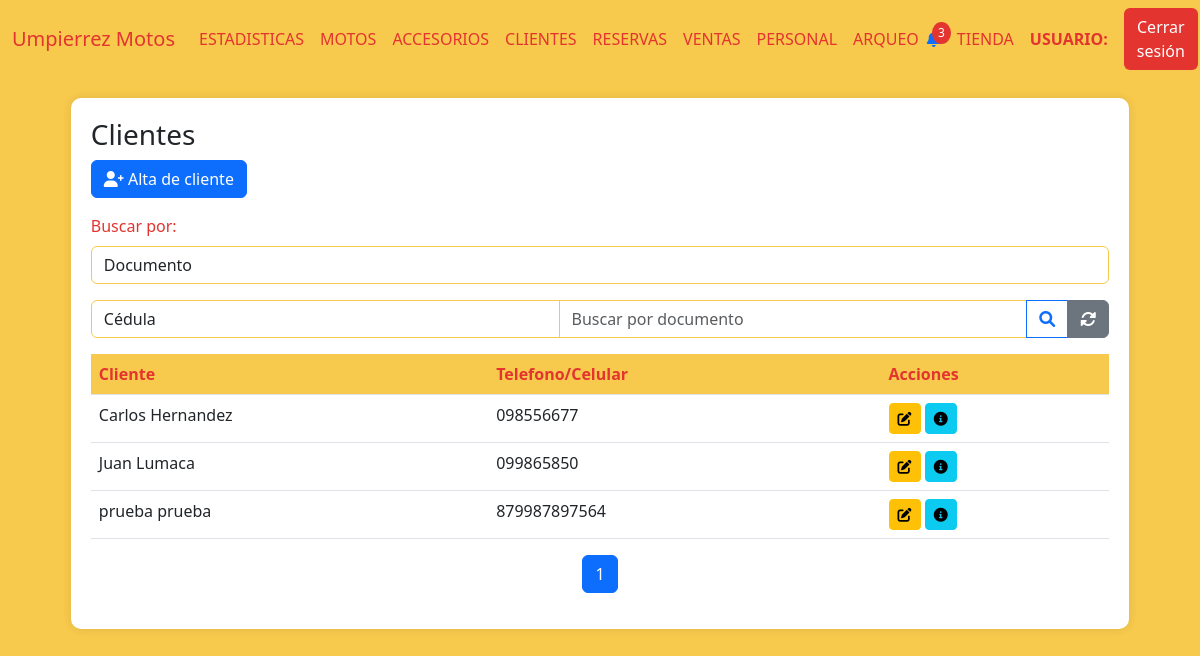
Before: /clientes (signed in) with the older database file.
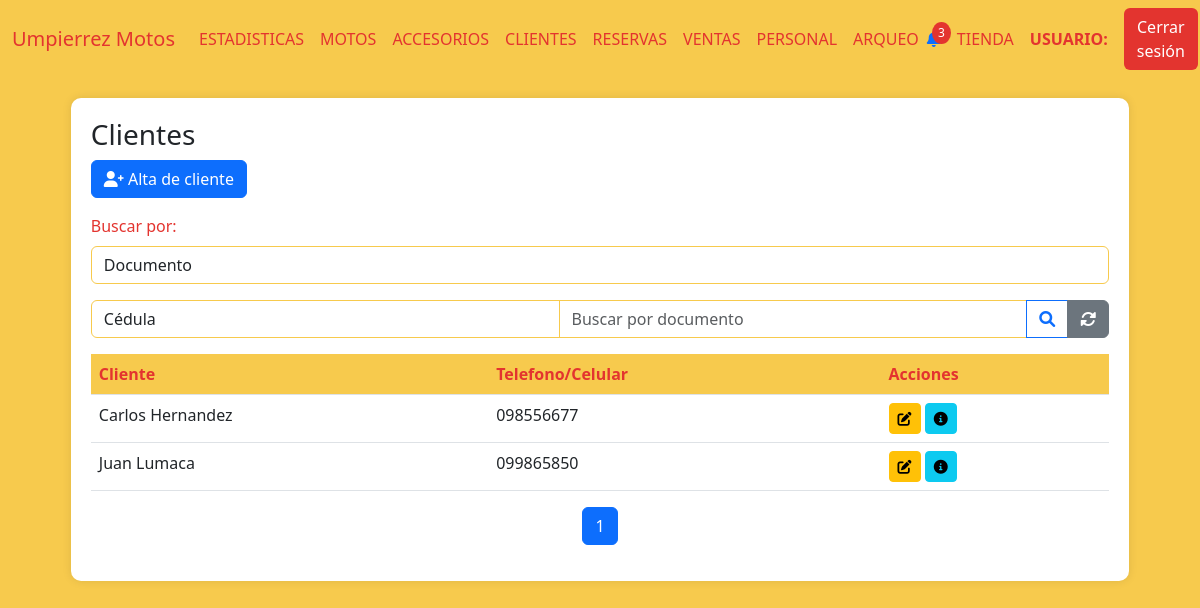
After: the same page with the newer database file.
### AppUM/models.py (models this page shows)
class Cliente(models.Model):
    documento = models.CharField(max_length=20, unique=True)
    nombre = models.CharField(max_length=20)
    apellido  = models.CharField(max_length=20)
    fecha_nacimiento = models.DateField()
    ciudad = models.CharField(max_length=40)
    calle = models.CharField(max_length=40)
    numero = models.IntegerField()
    num_apartamento = models.IntegerField()

### AppUM/decorators.py (the view)
    def _wrapped_view(request, *args, **kwargs):
        user = request.user
        if user.is_authenticated:
            usuario_consulta = Personal.objects.filter(usuario=user.username).first()
            if usuario_consulta:
                if Administrativo.objects.filter(personal_ptr_id=usuario_consulta.id,activo=1).exists():
                    return view_func(request, *args, **kwargs)
                else:
                    raise PermissionDenied
            else:
                return view_func(request, *args, **kwargs)
        else:
            return redirect('Login')  # Redirigir al login si no está autenticado

### AppUM/views.py (called while the page is built)
@admin_required
def vista_clientes(req):
    clientes = Cliente.objects.filter(
        cliente_telefono__principal=True
    ).values('id','nombre', 'apellido', 'cliente_telefono__telefono').order_by('nombre')
    logo_um = Logos.objects.get(id=1)
    paginator = Paginator(clientes, 5)  # 5 clientes por página
    page_number = req.GET.get('page')  # Obtiene el número de página desde la URL
    page_obj = paginator.get_page(page_number)  # Obtiene la página solicitada
    return render(req,"perfil_administrativo/cliente/clientes.html",{'page_obj': page_obj,"clientes":clientes})

### AppUM/templates/perfil_administrativo/cliente/clientes.html (shortened to what this page needs)
{% extends "perfil_administrativo/padre_perfil_administrativo.html" %}
{% load static %}
{% block contenidoQueCambia %}
<link href="https://cdnjs.cloudflare.com/ajax/libs/font-awesome/6.0.0/css/all.min.css" rel="stylesheet">
<link href="https://cdn.jsdelivr.net/npm/bootstrap-icons@1.10.0/font/bootstrap-icons.css" rel="stylesheet">
<div class="table-container" id="inventarios">
    <h3>Clientes</h3>
    <a href="{% url 'ClienteAlta' %}" class="btn btn-primary mb-3">
        <i class="fas fa-user-plus"></i> Alta de cliente
    </a>
    <div class="mb-3">
        <label for="estado" class="form-label">Buscar por:</label>
        <select class="form-control" name="tipo_busqueda" id="tipo_busqueda" onchange="tipo_busqueda()">
            <option value="documento">Documento</option>
        </select>
    </div>
    <form action="{% url 'BusquedaDocumento' %}" enctype="multipart/form-data" method="get" id="busqueda_documento">{% csrf_token %}
        <div class="input-group mb-3">
            <select class="form-control" name="tipo_doc_busq" id="tipo_doc">
                <option value="CI">Cédula</option>
            </select>
            <input type="number" name="documento" class="form-control" placeholder="Buscar por documento">
            <button class="btn btn-outline-primary" type="submit">
                <i class="fas fa-search"></i>
            </button>
            <a href="{% url 'Clientes' %}" class="btn btn-secondary">
                <i class="fas fa-sync-alt"></i>
            </a>
        </div>
    </form>
    <table class="table">
        <thead>
            <tr>
                <th>Cliente</th>
                <th>Telefono/Celular</th>
                <th>Acciones</th>
            </tr>
        </thead>
        <tbody>
            {% if page_obj %}
                {% for cliente in page_obj %}
                <tr>
                    <td>{{ cliente.nombre }} {{ cliente.apellido }}</td>
                    <td>{{ cliente.cliente_telefono__telefono }}</td>
                    <td>
                        <a href="{% url 'ClienteModificacion' cliente.id %}"><button class="btn btn-sm btn-warning"><i class="fas fa-edit"></i></button></a>
                        <a href="{% url 'ClienteFicha' cliente.id %}"><button class="btn btn-sm btn-info"><i class="fas fa-info-circle"></i></button></a>
                    </td>
                </tr>
                {% endfor %}
            {% else %}
                <tr>
                    <td colspan="9" class="text-center text-muted">
                        No hay registros de clientes.
                    </td>
                </tr>
            {% endif %}
        </tbody>
    </table>
    <nav aria-label="Page navigation">
        <ul class="pagination justify-content-center">
            {% for num in page_obj.paginator.page_range %}
            <li class="page-item {% if page_obj.number == num %}active{% endif %}">
                <a class="page-link" href="?page={{ num }}">{{ num }}</a>
            </li>
            {% endfor %}
        </ul>
    </nav>
</div>
{% endblock %}

Changed rows visible on the page:
removed Cliente: nombre "prueba", apellido "prueba", cliente_telefono__telefono "879987897564"
